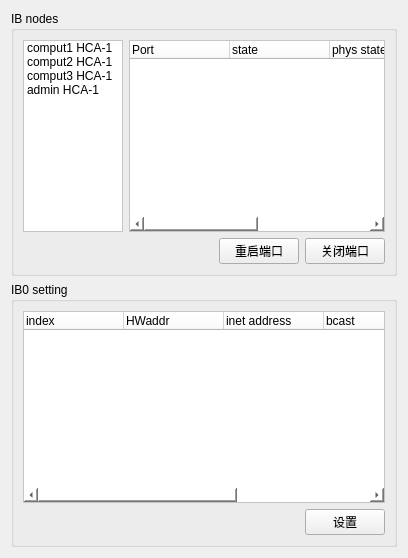
              <widget class="QWidget" name="page_2">
               <layout class="QVBoxLayout" name="verticalLayout_2">
                <item>
                 <widget class="QGroupBox" name="groupBox_11">
                  <property name="title">
                   <string>IB nodes</string>
                  </property>
                  <layout class="QVBoxLayout" name="verticalLayout_32">
                   <item>
                    <layout class="QHBoxLayout" name="horizontalLayout_59">
                     <item>
                      <widget class="QListWidget" name="listWidget_2">
                       <property name="sizePolicy">
                        <sizepolicy hsizetype="Fixed" vsizetype="Expanding">
                         <horstretch>0</horstretch>
                         <verstretch>0</verstretch>
                        </sizepolicy>
                       </property>
                       <property name="minimumSize">
                        <size>
                         <width>100</width>
                         <height>0</height>
                        </size>
                       </property>
                       <property name="maximumSize">
                        <size>
                         <width>100</width>
                         <height>16777215</height>
                        </size>
                       </property>
                       <property name="styleSheet">
                        <string notr="true">background-color: rgb(255, 255, 255);</string>
                       </property>
                       <item>
                        <property name="text">
                         <string>comput1 HCA-1</string>
                        </property>
                       </item>
                       <item>
                        <property name="text">
                         <string>comput2 HCA-1</string>
                        </property>
                       </item>
                       <item>
                        <property name="text">
                         <string>comput3 HCA-1</string>
                        </property>
                       </item>
                       <item>
                        <property name="text">
                         <string>admin HCA-1</string>
                        </property>
                       </item>
                      </widget>
                     </item>
                     <item>
                      <widget class="QTreeWidget" name="treeWidget_4">
                       <property name="styleSheet">
                        <string notr="true">background-color: rgb(255, 255, 255);</string>
                       </property>
                       <column>
                        <property name="text">
                         <string>Port</string>
                        </property>
                       </column>
                       <column>
                        <property name="text">
                         <string>state</string>
                        </property>
                       </column>
                       <column>
                        <property name="text">
                         <string>phys state</string>
                        </property>
                       </column>
                       <column>
                        <property name="text">
                         <string>rate</string>
                        </property>
                       </column>
                       <column>
                        <property name="text">
                         <string>link layer</string>
                        </property>
                       </column>
                      </widget>
                     </item>
                    </layout>
                   </item>
                   <item>
                    <layout class="QHBoxLayout" name="horizontalLayout_62">
                     <item>
                      <spacer name="horizontalSpacer_8">
                       <property name="orientation">
                        <enum>Qt::Horizontal</enum>
                       </property>
                       <property name="sizeHint" stdset="0">
                        <size>
                         <width>40</width>
                         <height>20</height>
                        </size>
                       </property>
                      </spacer>
                     </item>
                     <item>
                      <widget class="QPushButton" name="pushButton_7">
                       <property name="text">
                        <string>重启端口</string>
                       </property>
                      </widget>
                     </item>
                     <item>
                      <widget class="QPushButton" name="pushButton_8">
                       <property name="text">
                        <string>关闭端口</string>
                       </property>
                      </widget>
                     </item>
                    </layout>
                   </item>
                  </layout>
                 </widget>
                </item>
                <item>
                 <widget class="QGroupBox" name="groupBox_12">
                  <property name="title">
                   <string>IB0 setting</string>
                  </property>
                  <layout class="QVBoxLayout" name="verticalLayout_60">
                   <item>
                    <widget class="QTreeWidget" name="treeWidget_5">
                     <property name="styleSheet">
                      <string notr="true">background-color: rgb(255, 255, 255);</string>
                     </property>
                     <column>
                      <property name="text">
                       <string>index</string>
                      </property>
                     </column>
                     <column>
                      <property name="text">
                       <string>HWaddr</string>
                      </property>
                     </column>
                     <column>
                      <property name="text">
                       <string>inet address</string>
                      </property>
                     </column>
                     <column>
                      <property name="text">
                       <string>bcast</string>
                      </property>
                     </column>
                     <column>
                      <property name="text">
                       <string>mask</string>
                      </property>
                     </column>
                     <column>
                      <property name="text">
                       <string>scope</string>
                      </property>
                     </column>
                    </widget>
                   </item>
                   <item>
                    <widget class="QPushButton" name="pushButton_9">
                     <property name="sizePolicy">
                      <sizepolicy hsizetype="Fixed" vsizetype="Fixed">
                       <horstretch>0</horstretch>
                       <verstretch>0</verstretch>
                      </sizepolicy>
                     </property>
                     <property name="layoutDirection">
                      <enum>Qt::RightToLeft</enum>
                     </property>
                     <property name="text">
                      <string>设置</string>
                     </property>
                    </widget>
                   </item>
                  </layout>
                 </widget>
                </item>
               </layout>
              </widget>
